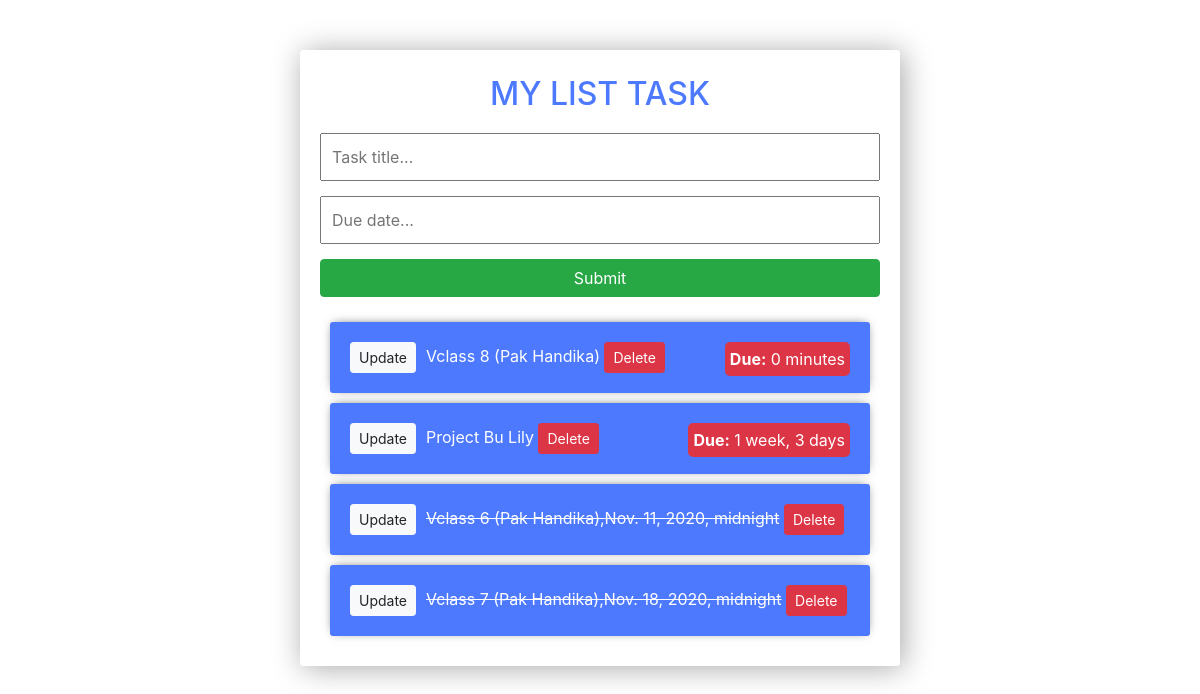
The app's page / (signed in), older data.
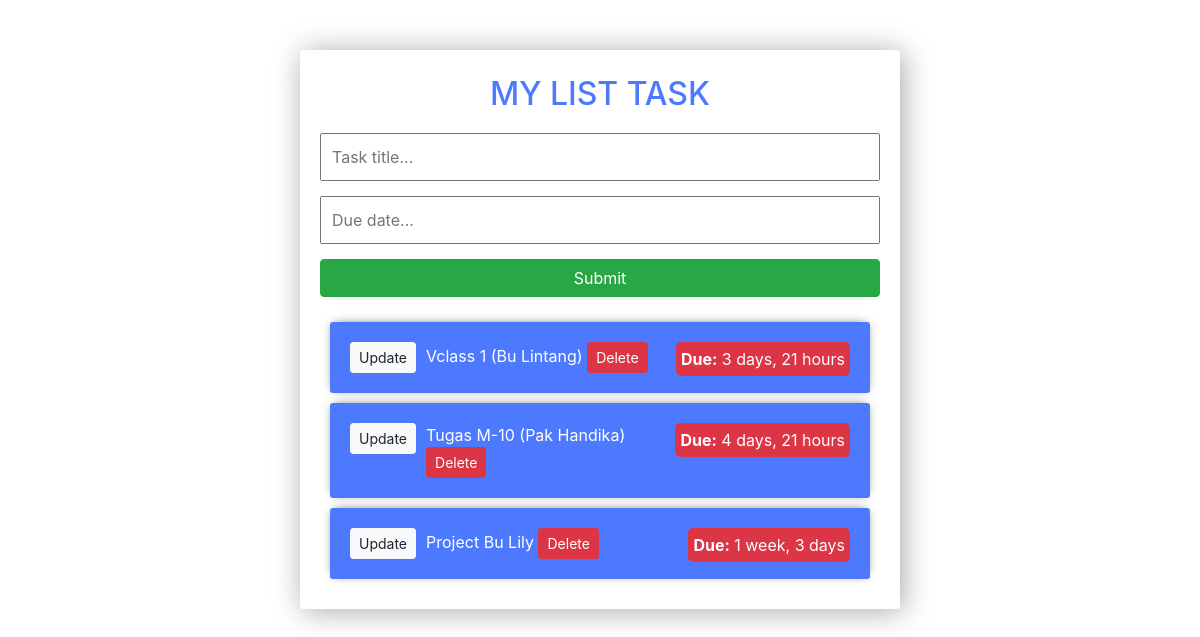
The same page, newer data.
### App/models.py (models this page shows)
class task(models.Model):
	title = models.CharField(max_length=200)
	complete = models.BooleanField(default=False)
	created = models.DateTimeField(auto_now_add=True)
	due = models.DateTimeField(auto_now_add=False, auto_now=False, blank=True, null=True)
	def __str__(self):
		return self.title

### App/views.py (the view)
# urls.py: path('', views.listTask, name="task_list"),
def listTask(request):
	queryset = task.objects.order_by('complete','due')
	form = TaskForm()
	if request.method =='POST':
		form = TaskForm(request.POST)
		if form.is_valid():
			form.save()
		return redirect('/')
	context = {
		'tasks':queryset,
		'form':form,
		}
	return render(request, 'list_task.html', context)

### App/forms.py
class TaskForm(forms.ModelForm):
	title= forms.CharField(widget= forms.TextInput(attrs={'placeholder':'Task title...'}), label=False)
	due= forms.CharField(widget= forms.TextInput(attrs={'placeholder':'Due date...'}), label=False)
	class Meta:
		model = task
		fields = ['title', 'due']

### App/templates/list_task.html (shortened to what this page needs)
<!DOCTYPE html>
<html>
<head>
	<link rel="stylesheet" href="https://stackpath.bootstrapcdn.com/bootstrap/4.3.1/css/bootstrap.min.css">
	<link rel="stylesheet" href="https://cdnjs.cloudflare.com/ajax/libs/jqueryui/1.12.1/themes/south-street/jquery-ui.min.css" />
	<link rel="stylesheet" href="https://cdnjs.cloudflare.com/ajax/libs/jqueryui/1.12.1/themes/south-street/theme.min.css" />
	<link rel="stylesheet" href="https://cdnjs.cloudflare.com/ajax/libs/jqueryui/1.12.1/jquery-ui.structure.min.css"/>
</head>
<body>
	{% if user.is_authenticated %}
		<div class="container">
			<h2 class="text-center">MY LIST TASK</h2>
			<form method="POST" action="/">
				{{form}}
				<input class="btn btn-success" type="submit" name="save">
			</form>
			<div class="todo-list">
			{% for task in tasks %}
				<div class="item-row">
					{% if task.complete == True %}
						<strike>{{task}},{{task.due}}</strike>
					{% else %}
						<span>{{task}}</span>
						<span class="timer"><b>Due:</b> {{ task.due|timeuntil }}</span>
					{% endif %}
					<a class="btn btn-sm btn-light a" href="{% url 'update_task' task.id %}">Update</a>
					<a class="btn btn-sm btn-danger" href="{%url 'delete_task' task.id%}">Delete</a>
				</div>
			{% endfor %}
			</div>
		</div>
	{% endif %}
</body>
</html>

### App/templates/list_task.html (style rules this page uses)
h2 { margin-top: 5px; margin-bottom:20px; color:#4d79ff; }
.a { float: left; margin-right: 10px; }
input { width: 100%; padding: 10px; margin-bottom: 15px; box-sizing: border-box; }
.container { width:50%; margin: 50px auto; padding:20px; background-color: #fff; border-radius: 3px; box-shadow: 3px 2px 30px 0px rgba(0,0,0,0.35); }
.item-row { background-color:#4d79ff; margin: 10px; padding: 20px; border-radius: 3px; color: white; font-size: 16px; box-shadow: 0px -1px 10px -4px rgba(0,0,0,0.75); }
.timer { background-color: #dc3545; border-radius: 5px; padding: 5px; float: right; }

Row changes from the older to the newer data that the page shows:
removed task: title "Vclass 8 (Pak Handika)", due "0 minutes"
removed task: title "Vclass 6 (Pak Handika)", due "Nov. 11, 2020, midnight"
removed task: title "Vclass 7 (Pak Handika)", due "Nov. 18, 2020, midnight"
added task: title "Vclass 1 (Bu Lintang)", due "3 days, 21 hours"
added task: title "Tugas M-10 (Pak Handika)", due "4 days, 21 hours"
